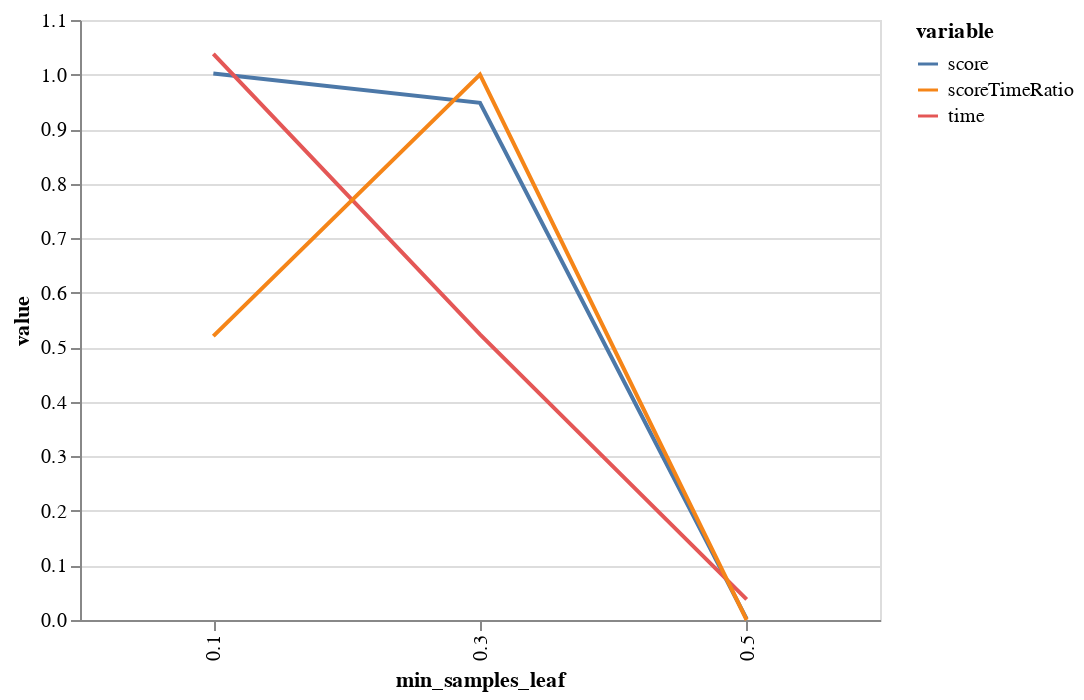

Notebook cell for this chart:
### Code cell
min_samples_leaf = bgs.compareValsBaseCase(X, 
                    y, 
                    getForestAccuracy,        
                    rfArgs, 
                    roc_auc_score, 
                    "min_samples_leaf", 
                    1, 
                    0.1, 
                    0.5)

bgs.showTimeScoreChartAndGraph(min_samples_leaf)

### Figure 1 — Vega-Lite specification as saved in the notebook (floating-point values rounded to 4 significant figures)
{"$schema": "https://vega.github.io/schema/vega-lite/v2.4.3.json", "config": {"view": {"height": 300, "width": 400}}, "data": {"values": [{"min_samples_leaf": 0.1, "value": 1.002, "variable": "score"}, {"min_samples_leaf": 0.5, "value": 0.001836, "variable": "score"}, {"min_samples_leaf": 0.3, "value": 0.9481, "variable": "score"}, {"min_samples_leaf": 0.1, "value": 1.038, "variable": "time"}, {"min_samples_leaf": 0.5, "value": 0.03788, "variable": "time"}, {"min_samples_leaf": 0.3, "value": 0.5238, "variable": "time"}, {"min_samples_leaf": 0.1, "value": 0.5204, "variable": "scoreTimeRatio"}, {"min_samples_leaf": 0.5, "value": 0, "variable": "scoreTimeRatio"}, {"min_samples_leaf": 0.3, "value": 1, "variable": "scoreTimeRatio"}]}, "encoding": {"color": {"field": "variable", "type": "nominal"}, "x": {"field": "min_samples_leaf", "type": "ordinal"}, "y": {"field": "value", "type": "quantitative"}}, "mark": "line", "width": 400}
